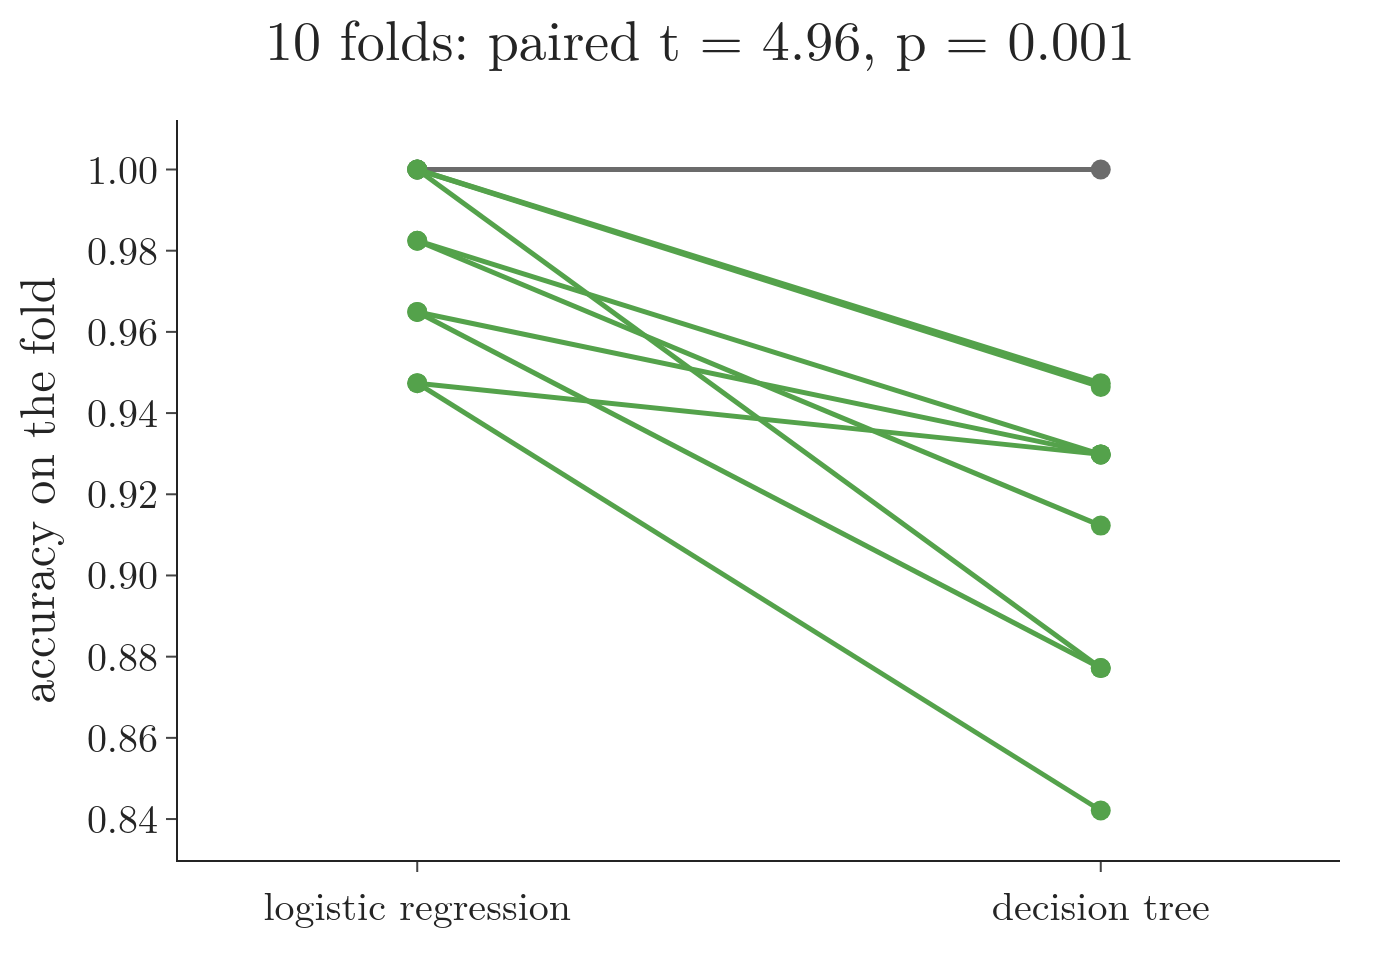

Here is the Python script that generated this plot:
"""Two models scored on the same 10 cross-validation folds of the breast cancer data (scikit-learn's copy of the
Wisconsin diagnostic data, 569 tumours, 30 features): scaled logistic regression against a decision tree
(random_state=0), KFold(10, shuffle=True, random_state=0). Each fold gives a pair of accuracies, joined by a
line, as each person gave a pair of weights. ttest_rel on the ten pairs."""
from pathlib import Path

import numpy as np
import plotly.graph_objects as go
from scipy import stats
from sklearn.datasets import load_breast_cancer
from sklearn.linear_model import LogisticRegression
from sklearn.model_selection import KFold, cross_val_score
from sklearn.pipeline import make_pipeline
from sklearn.preprocessing import StandardScaler
from sklearn.tree import DecisionTreeClassifier

here = Path(__file__).parent
X, y = load_breast_cancer(return_X_y=True)
cv = KFold(10, shuffle=True, random_state=0)
a = cross_val_score(make_pipeline(StandardScaler(), LogisticRegression(max_iter=1000)), X, y, cv=cv)
b = cross_val_score(DecisionTreeClassifier(random_state=0), X, y, cv=cv)
res = stats.ttest_rel(a, b)
print(f"logistic {a.mean():.3f}, tree {b.mean():.3f}, t = {res.statistic:.2f}, p = {res.pvalue:.4f}, "
      f"logistic wins {(a > b).sum()} of 10")
assert (a > b).sum() == 9 and (a < b).sum() == 0 and round(res.statistic, 2) == 4.96 and round(res.pvalue, 3) == 0.001
fig = go.Figure()
for i in range(10):
    c = "#54A24B" if a[i] > b[i] else ("#E45756" if a[i] < b[i] else "#6B6B6B")
    fig.add_scatter(x=["logistic regression", "decision tree"], y=[a[i], b[i]], mode="lines+markers",
                    line=dict(color=c, width=2.5), marker=dict(size=10))
fig.update_yaxes(title_text="accuracy on the fold", tickformat=".2f")
fig.update_xaxes(range=[-0.35, 1.35])
fig.update_layout(template="simple_white", width=700, height=480, showlegend=False,
                  title=dict(text=f"10 folds: paired t = {res.statistic:.2f}, p = {res.pvalue:.3f}", x=0.5),
                  font=dict(family="Latin Modern Roman", size=20), margin=dict(l=80, r=30, t=60, b=50))
fig.write_image(here / "cv_paired.png", scale=2)
fig.write_image(here / "cv_paired.pdf")
